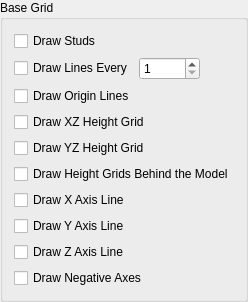
        <widget class="QGroupBox" name="groupBox_4">
         <property name="title">
          <string>Base Grid</string>
         </property>
         <layout class="QGridLayout" name="gridLayout_2">
          <item row="1" column="0">
           <widget class="QCheckBox" name="gridLines">
            <property name="toolTip">
             <string>Show base-grid lines at the specified spacing.</string>
            </property>
            <property name="text">
             <string>Draw Lines Every</string>
            </property>
           </widget>
          </item>
          <item row="1" column="1">
           <widget class="swRangeSpinBox" name="gridLineSpacing">
            <property name="accessibleName">
             <string>Grid Line Spacing</string>
            </property>
            <property name="toolTip">
             <string>Set base-grid line spacing in studs (1 to 10000).</string>
            </property>
            <property name="minimum">
             <number>1</number>
            </property>
            <property name="maximum">
             <number>10000</number>
            </property>
           </widget>
          </item>
          <item row="2" column="0" colspan="3">
           <widget class="QCheckBox" name="GridOriginCheckBox">
            <property name="toolTip">
             <string>Emphasize the base-grid lines through the model origin.</string>
            </property>
            <property name="text">
             <string>Draw Origin Lines</string>
            </property>
           </widget>
          </item>
          <item row="3" column="0" colspan="3">
           <widget class="QCheckBox" name="GridHeightXZCheckBox">
            <property name="toolTip">
             <string>Draw a vertical grid on the XZ plane through the X axis with lines every plate height.</string>
            </property>
            <property name="text">
             <string>Draw XZ Height Grid</string>
            </property>
           </widget>
          </item>
          <item row="4" column="0" colspan="3">
           <widget class="QCheckBox" name="GridHeightYZCheckBox">
            <property name="toolTip">
             <string>Draw a vertical grid on the YZ plane through the Y axis with lines every plate height.</string>
            </property>
            <property name="text">
             <string>Draw YZ Height Grid</string>
            </property>
           </widget>
          </item>
          <item row="5" column="0" colspan="3">
           <widget class="QCheckBox" name="GridHeightBehindCheckBox">
            <property name="toolTip">
             <string>Draw the height grids on the side of the model facing away from the camera instead of through the origin axes.</string>
            </property>
            <property name="text">
             <string>Draw Height Grids Behind the Model</string>
            </property>
           </widget>
          </item>
          <item row="6" column="0" colspan="3">
           <widget class="QCheckBox" name="GridAxisXCheckBox">
            <property name="toolTip">
             <string>Draw the x axis line at the grid origin.</string>
            </property>
            <property name="text">
             <string>Draw X Axis Line</string>
            </property>
           </widget>
          </item>
          <item row="7" column="0" colspan="3">
           <widget class="QCheckBox" name="GridAxisYCheckBox">
            <property name="toolTip">
             <string>Draw the y axis line at the grid origin.</string>
            </property>
            <property name="text">
             <string>Draw Y Axis Line</string>
            </property>
           </widget>
          </item>
          <item row="8" column="0" colspan="3">
           <widget class="QCheckBox" name="GridAxisZCheckBox">
            <property name="toolTip">
             <string>Draw the z axis line at the grid origin, or along the height grids when they are shown.</string>
            </property>
            <property name="text">
             <string>Draw Z Axis Line</string>
            </property>
           </widget>
          </item>
          <item row="9" column="0" colspan="3">
           <widget class="QCheckBox" name="GridNegativeAxesCheckBox">
            <property name="toolTip">
             <string>Draw the negative halves of the axis lines in the negative axis colors, with the Z line reaching below the base grid.</string>
            </property>
            <property name="text">
             <string>Draw Negative Axes</string>
            </property>
           </widget>
          </item>
          <item row="0" column="0" colspan="3">
           <widget class="QCheckBox" name="gridStuds">
            <property name="toolTip">
             <string>Show stud positions on the base grid.</string>
            </property>
            <property name="text">
             <string>Draw Studs</string>
            </property>
           </widget>
          </item>
         </layout>
        </widget>
